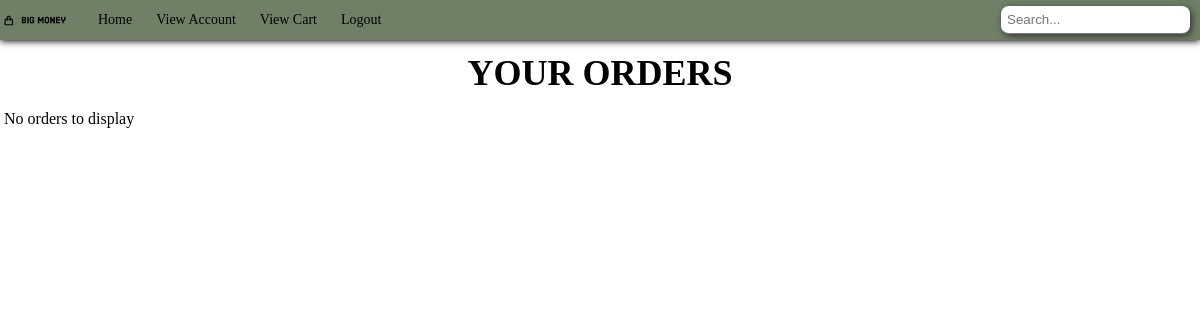
Page /view-orders/ (signed in) on the earlier database version.
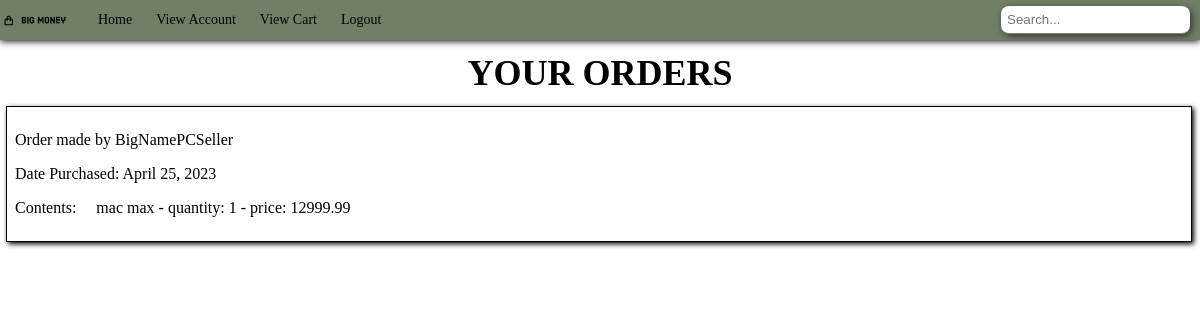
Same page on the later database version.
### bigMoney/models.py (models this page shows, shortened)
class Order(models.Model):
    date_ordered = models.DateTimeField(default=timezone.now)
    customer = models.ForeignKey(settings.AUTH_USER_MODEL, on_delete=models.SET_NULL, null=True)
    items = models.ManyToManyField(CartItem)
    def __str__(self):
        return f'Order made by {self.customer.username}'

class User(AbstractUser):
    USER_ROLES = (
        ("S", "Seller"),
        ("C", "Customer")
    )
    role = models.CharField(max_length=1, blank=False, choices=USER_ROLES, default="S")
    card_number = models.CharField(max_length=16, null=True, validators=[MinLengthValidator(16)])
    email = models.EmailField(max_length=255, default="")
    name = models.CharField(max_length=255, default="New User")
    balance = models.FloatField(default=0.0)
    address = models.ForeignKey(Address, on_delete=models.CASCADE, null=True)
    available_merch = models.ManyToManyField(merchandise, default=None)
    ShoppingCart = models.ForeignKey(shoppingCart, on_delete=models.CASCADE, null=True)
    Orders = models.ManyToManyField(Order, default=None)
    is_approved = models.BooleanField(default=None, null=True)

class CartItem(models.Model):
    item = models.ForeignKey(merchandise, on_delete=models.CASCADE)
    customer = models.ForeignKey(settings.AUTH_USER_MODEL, on_delete=models.SET_NULL, null=True)
    quantity = models.IntegerField(default=0)

class merchandise(models.Model):
    poster = models.ForeignKey(settings.AUTH_USER_MODEL, on_delete=models.SET_NULL, null=True)
    title = models.CharField(max_length=255)
    date_posted = models.DateTimeField(default=timezone.now)
    cost = models.DecimalField(max_digits=8, decimal_places=2)
    description = models.TextField(max_length=1024)
    image = models.ImageField(default='default.jpg', upload_to='product_images')
    quantity_in_stock = models.IntegerField()
    quantity_sold = models.IntegerField(default=0)
    is_approved = models.BooleanField(default=None, null=True)
    GENRE_CHOICES = (
        ('clothing', 'Clothing'),
        ('books', 'Books'),
        ('movies', 'Movies'),
        ('computers', 'Computers'),
        ('food', 'Food'),
        ('cooking', 'Cooking'),
        ('outdoors', 'Outdoors'),
    )
    genre = models.CharField(max_length=255, choices=GENRE_CHOICES, null=True)

### bigMoney/views.py (the view)
# urls.py: path('view-orders/', views.view_orders, name='view-orders'),
@login_required
def view_orders(request):
    messages.get_messages(request) # retrieve any messages
    user = request.user
    orders = user.Orders.all()
    context = {"orders": orders}
    return render(request, "view_orders.html", context)

### bigMoney/templates/view_orders.html (shortened to what this page needs)
{% extends 'base.html' %}
{% block content %}
<h2 class="page-title">Your Orders</h2>
{% if orders|length == 0%}
    <p>No orders to display</p>
{% endif %}
{% for order in orders %}
    <a href="{% url 'view-order' order_id=order.id %}" class="order-tab" style="text-decoration: none">
    <div class="order-broad" style="border: 1px solid #000">
        <p>{{order}}</p>
        <p style="margin-bottom: 0px">Date Purchased: {{order.date_ordered|date:"F j, Y" }}</p>
        <p style="display: inline-block; vertical-align: top;">Contents:&emsp;</p>
        <div class="order-items">
            {% for item in order.items.all %}
                <p>{{item.item.title}} - quantity: {{item.quantity}} - price: {{item.item.cost}} </p>
            {% endfor %}
        </div>
    </div>
    </a>
{% endfor %}
{% endblock %}

Differences in the rows shown:
added Order: customer.username "Order made by BigNamePCSeller", date_ordered "April 25, 2023"
added CartItem: item "mac max", quantity "1", item.cost "12999.99"
Other differences:
text no longer shown: "No orders to display"
